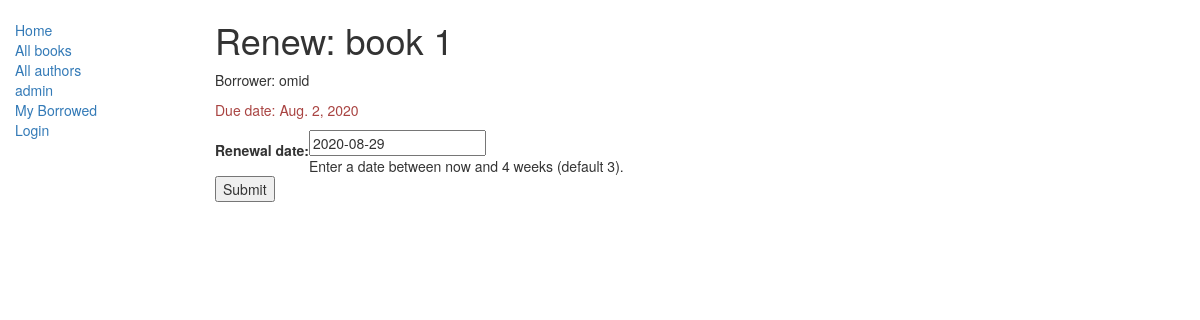
Page /catalog/book/16d4d2339dc84780b964dfdf2fcbc24a/renew/ on the earlier database version.
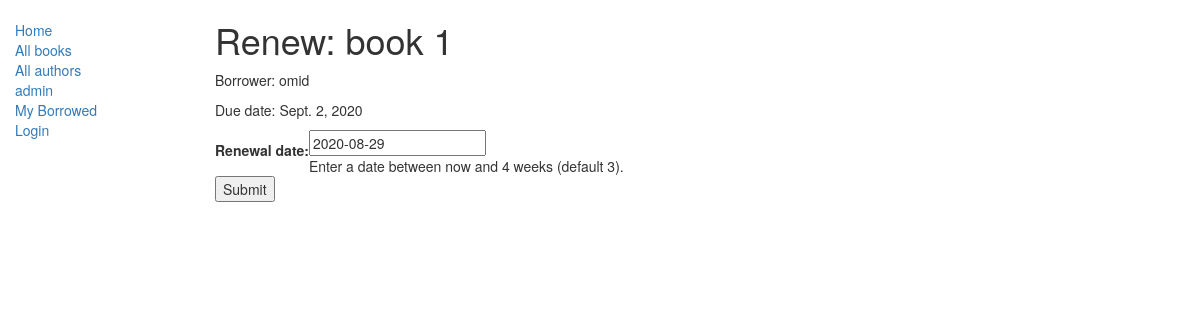
Same page on the later database version.
### catalog/models.py (models this page shows, shortened)
class BookInstance(models.Model):
    id = models.UUIDField(primary_key=True, default=uuid.uuid4, help_text="Unique ID for this particular book across whole library")
    book = models.ForeignKey('Book', on_delete=models.SET_NULL, null=True)
    imprint = models.CharField(max_length=200)
    due_back = models.DateField(null=True, blank=True)
    borrower = models.ForeignKey(User, on_delete=models.SET_NULL, null=True, blank=True)
    LOAN_STATUS = (
        ('m', 'Maintenance'),
        ('o', 'On loan'),
        ('a', 'Available'),
        ('r', 'Reserved'),
    )
    status = models.CharField(max_length=1, choices=LOAN_STATUS, blank=True, default='m', help_text='Book availability')
    class Meta:
        ordering = ["due_back"]
    @property
    def is_overdue(self):
        if self.due_back and date.today() > self.due_back:
            return True
        return False

class Book(models.Model):
    title = models.CharField(max_length=200)
    author = models.ForeignKey('Author', on_delete=models.SET_NULL, null=True)
    summary = models.TextField(max_length=1000, help_text="Enter a brief description of the book")
    isbn = models.CharField('ISBN',max_length=13, help_text='13 Character <a href="https://www.isbn-international.org/content/what-isbn">ISBN number</a>')
    genre = models.ManyToManyField(Genre, help_text="Select a genre for this book")

### catalog/views.py (the view)
# urls.py: url(r'^book/(?P<pk>[-\w]+)/renew/$', views.renew_book_librarian, name='renew-book-librarian'),
def renew_book_librarian(request, pk):
    book_inst=get_object_or_404(models.BookInstance, pk = pk)
    if request.method == 'POST':
        form = RenewBookForm(request.POST)
        if form.is_valid():
            book_inst.due_back = form.cleaned_data['renewal_date']
            book_inst.save()
            return HttpResponseRedirect(reverse('catalog:my-borrowed') )
    else:
        proposed_renewal_date = datetime.date.today() + datetime.timedelta(weeks=3)
        form = RenewBookForm(initial={'renewal_date': proposed_renewal_date,})
    return render(request, 'catalog/book_renew_librarian.html', {'form': form, 'bookinst':book_inst})

### catalog/forms.py (shortened to what this page needs)
class RenewBookForm(forms.Form):
    renewal_date = forms.DateField(help_text="Enter a date between now and 4 weeks (default 3).")

### catalog/templates/catalog/book_renew_librarian.html (shortened to what this page needs)
{% extends "catalog/base_generic.html" %}
{% block content %}
    <h1>Renew: {{bookinst.book.title}}</h1>
    <p>Borrower: {{bookinst.borrower}}</p>
    <p{% if bookinst.is_overdue %} class="text-danger"{% endif %}>Due date: {{bookinst.due_back}}</p>
    <form action="" method="post">
        <table>
        {{ form }}
        </table>
        <input type="submit" value="Submit" />
    </form>
{% endblock %}

Differences in the rows shown:
changed BookInstance "book 1": due_back "Aug. 2, 2020" → "Sept. 2, 2020"
